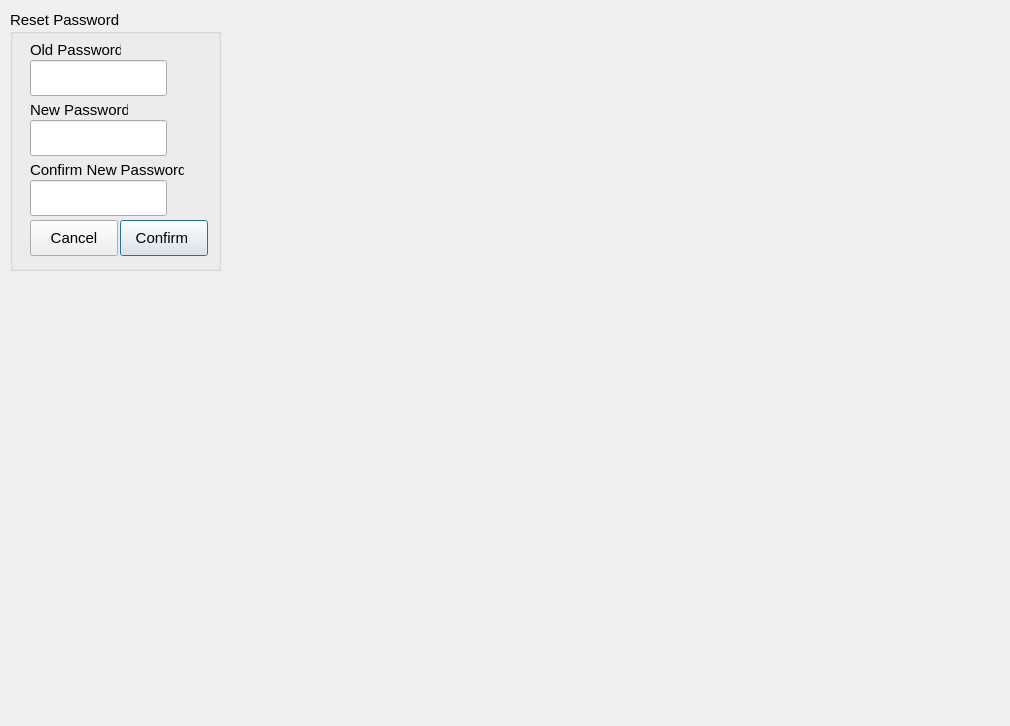
<?xml version="1.0" encoding="UTF-8"?>
<ui version="4.0">
 <class>ResetPassword</class>
 <widget class="QDialog" name="ResetPassword">
  <property name="geometry">
   <rect>
    <x>0</x>
    <y>0</y>
    <width>1010</width>
    <height>726</height>
   </rect>
  </property>
  <property name="windowTitle">
   <string>Dialog</string>
  </property>
  <widget class="QGroupBox" name="groupBox">
   <property name="geometry">
    <rect>
     <x>10</x>
     <y>10</y>
     <width>211</width>
     <height>261</height>
    </rect>
   </property>
   <property name="font">
    <font>
     <pointsize>11</pointsize>
    </font>
   </property>
   <property name="title">
    <string>Reset Password</string>
   </property>
   <widget class="QLineEdit" name="newPasswordLineEdit">
    <property name="geometry">
     <rect>
      <x>20</x>
      <y>110</y>
      <width>137</width>
      <height>36</height>
     </rect>
    </property>
    <property name="echoMode">
     <enum>QLineEdit::Password</enum>
    </property>
   </widget>
   <widget class="QLabel" name="ConfirmNewPasswordLabel">
    <property name="geometry">
     <rect>
      <x>20</x>
      <y>150</y>
      <width>154</width>
      <height>20</height>
     </rect>
    </property>
    <property name="text">
     <string>Confirm New Password</string>
    </property>
   </widget>
   <widget class="QLineEdit" name="ConfirmNewPasswordLineEdit">
    <property name="geometry">
     <rect>
      <x>20</x>
      <y>170</y>
      <width>137</width>
      <height>36</height>
     </rect>
    </property>
    <property name="echoMode">
     <enum>QLineEdit::Password</enum>
    </property>
   </widget>
   <widget class="QLineEdit" name="oldPasswordLineEdit">
    <property name="geometry">
     <rect>
      <x>20</x>
      <y>50</y>
      <width>137</width>
      <height>36</height>
     </rect>
    </property>
    <property name="echoMode">
     <enum>QLineEdit::Password</enum>
    </property>
   </widget>
   <widget class="QLabel" name="newPasswordLabel">
    <property name="geometry">
     <rect>
      <x>20</x>
      <y>90</y>
      <width>98</width>
      <height>20</height>
     </rect>
    </property>
    <property name="text">
     <string>New Password</string>
    </property>
   </widget>
   <widget class="QLabel" name="oldPasswordLabel">
    <property name="geometry">
     <rect>
      <x>20</x>
      <y>30</y>
      <width>91</width>
      <height>20</height>
     </rect>
    </property>
    <property name="text">
     <string>Old Password</string>
    </property>
   </widget>
   <widget class="QPushButton" name="confirmButton">
    <property name="geometry">
     <rect>
      <x>110</x>
      <y>210</y>
      <width>88</width>
      <height>36</height>
     </rect>
    </property>
    <property name="text">
     <string>Confirm </string>
    </property>
   </widget>
   <widget class="QPushButton" name="cancelButton">
    <property name="geometry">
     <rect>
      <x>20</x>
      <y>210</y>
      <width>88</width>
      <height>36</height>
     </rect>
    </property>
    <property name="text">
     <string>Cancel</string>
    </property>
   </widget>
  </widget>
 </widget>
 <resources/>
 <connections/>
</ui>
